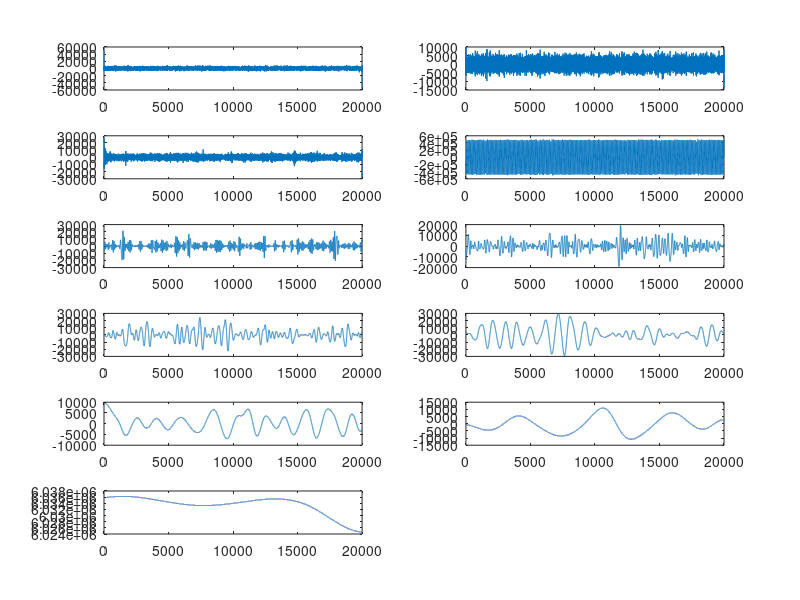
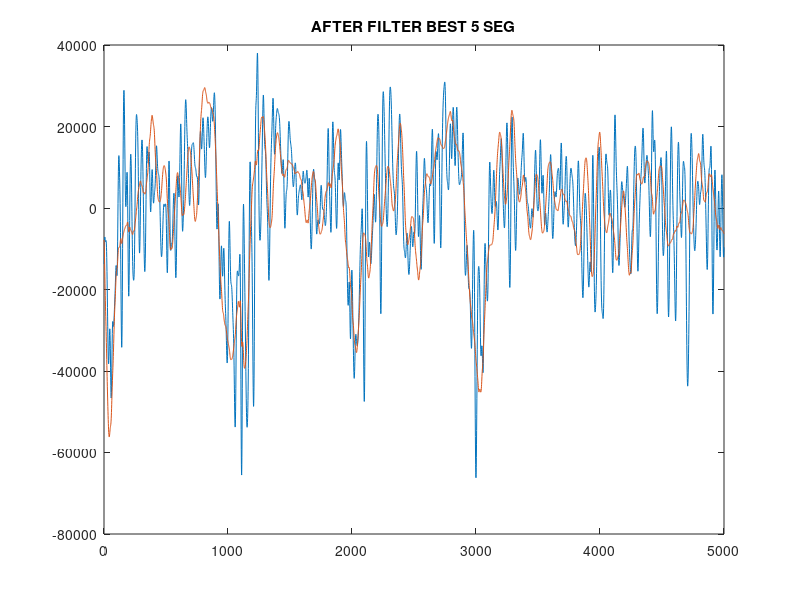
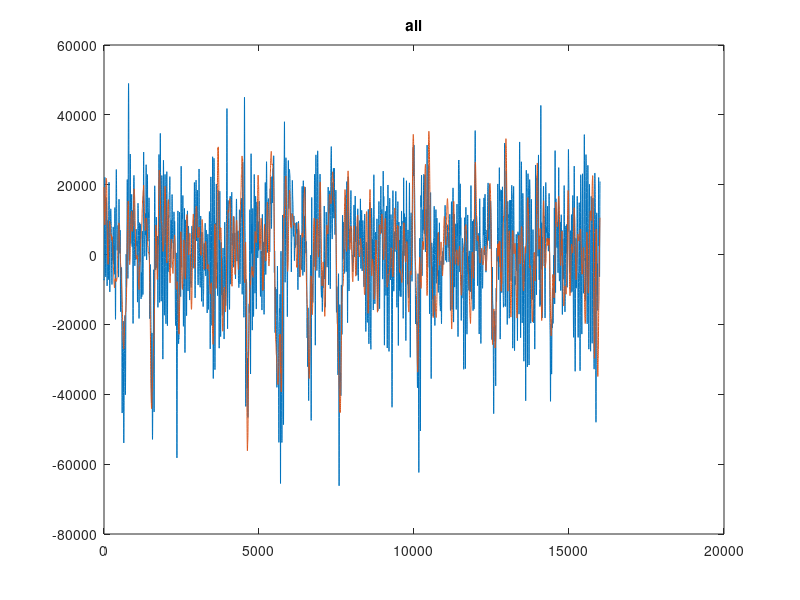

MATLAB code to generate these figures, in order:
load('ERP_sham_test1_test2_cc')
load('CEEMDAN_FAST_20000_50_500_002_RESULTS')
load('CEEMDAN_FAST_20000points_50_500_02_RESULTS')
load('CEEMDAN_of_mode_4_results')
load('CEEMDAN_FAST_TEST2_50_300_002_results.mat')

[d,c]=butter(3,25/250,'low');
[b,a]=butter(3,0.5/250,'high');

X = ERPSHAM.ES(1,5000:24999);
%% ERP DATA MODES PLOT

modes = CEEMDAN_FAST_20000_50_500_002;

figure(1);
for i = 1:1:11
    subplot(6,2,i)
    plot(modes(i,:))
end 

reconstructed= zeros(1,20000);

for i= 1:1:11
    reconstructed(1,:) = reconstructed(1,:) + modes(i,:);
end


%% Create reconstructed_free and filters
reconstructed_artif_free = reconstructed(1,:) - modes(4,:);

SHAM_after_filter = filtfilt(b,a,filtfilt(d,c,X));
FREE_after_filter = filtfilt(b,a,filtfilt(d,c,reconstructed_artif_free));
%% Plots for filters

figure(3);
plot(SHAM_after_filter)
hold on
plot(FREE_after_filter)
hold off
title('AFTER FILTER')

similarity_best = 0;

for i= 0:1:15000
    low = 1 + i;
    high = 5000 + i;
    
    R = corrcoef(SHAM_after_filter(1, low: high), FREE_after_filter(1, low: high));
    similarity = R(1,2);
    
    if similarity > similarity_best
        similarity_best = similarity;
        low_best = low;
        high_best = high;
    end
end
 
R_most = corrcoef(SHAM_after_filter(1, 2000:18000 ), FREE_after_filter(1,2000:18000));
similarity_most = R_most(1,2);

figure(3);
plot(SHAM_after_filter(1, low_best: high_best))
hold on
plot(FREE_after_filter(1, low_best: high_best))
hold off
xlim([0 5000])
title('AFTER FILTER BEST 5 SEG')

figure(4);
plot(SHAM_after_filter(1, 2000:18000 ))
hold on
plot(FREE_after_filter(1, 2000:18000 ))
hold off
title('all')
